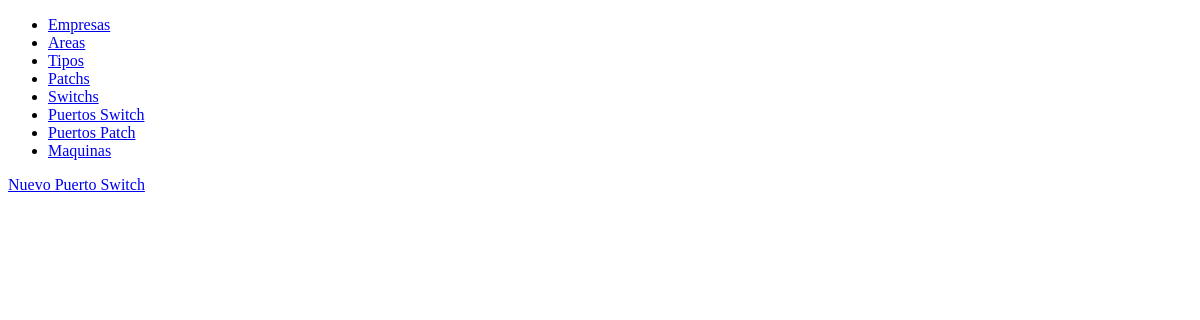
The page /puerto_switch on the database as committed earlier.
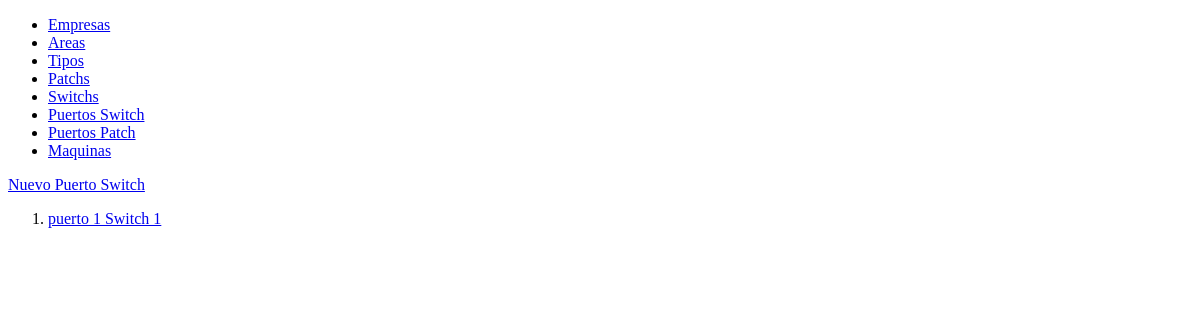
The same page on the database as committed later.
### site_project/models.py (models this page shows, shortened)
class PuertoSwitch(models.Model):
    switch = models.ForeignKey(Switch, verbose_name=_(
        "Switch"), on_delete=models.CASCADE)
    numero = models.IntegerField(_("Número"))
    class Meta:
        verbose_name = _("PuertoSwitch")
        verbose_name_plural = _("PuertosSwitch")
    def __str__(self):
        return "puerto " + str(self.numero) + " " + self.switch.nombre

class Switch(models.Model):
    nombre = models.CharField(_("Nombre"), max_length=20)
    class Meta:
        verbose_name = _("Switch")
        verbose_name_plural = _("Switchs")

### site_project/views.py (the view)
# urls.py: path('puerto_switch', views.index_puerto_switch, name='IndexPuertoSwitch'),
def index_puerto_switch(request):
    puertosSwitch = PuertoSwitch.objects.all()
    return render(request, 'puertoSwitch/index.html', {
        'puertosSwitch': puertosSwitch
    })

### site_project/templates/puertoSwitch/index.html (shortened to what this page needs)
{% extends 'base.html' %}
{% block content %}
  <a href="{% url 'AltaPuertoSwitch' %}">Nuevo Puerto Switch</a>
  <ol>
    {% for puertoSwitch in puertosSwitch %}
      <li>
        <a href="{% url 'EditarPuertoSwitch' puertoSwitch.id %}">{{ puertoSwitch }}</a>
      </li>
    {% endfor %}
  </ol>
{% endblock %}

Rows that differ between the two databases and show on the page:
added PuertoSwitch: numero+switch "puerto 1 Switch 1"
